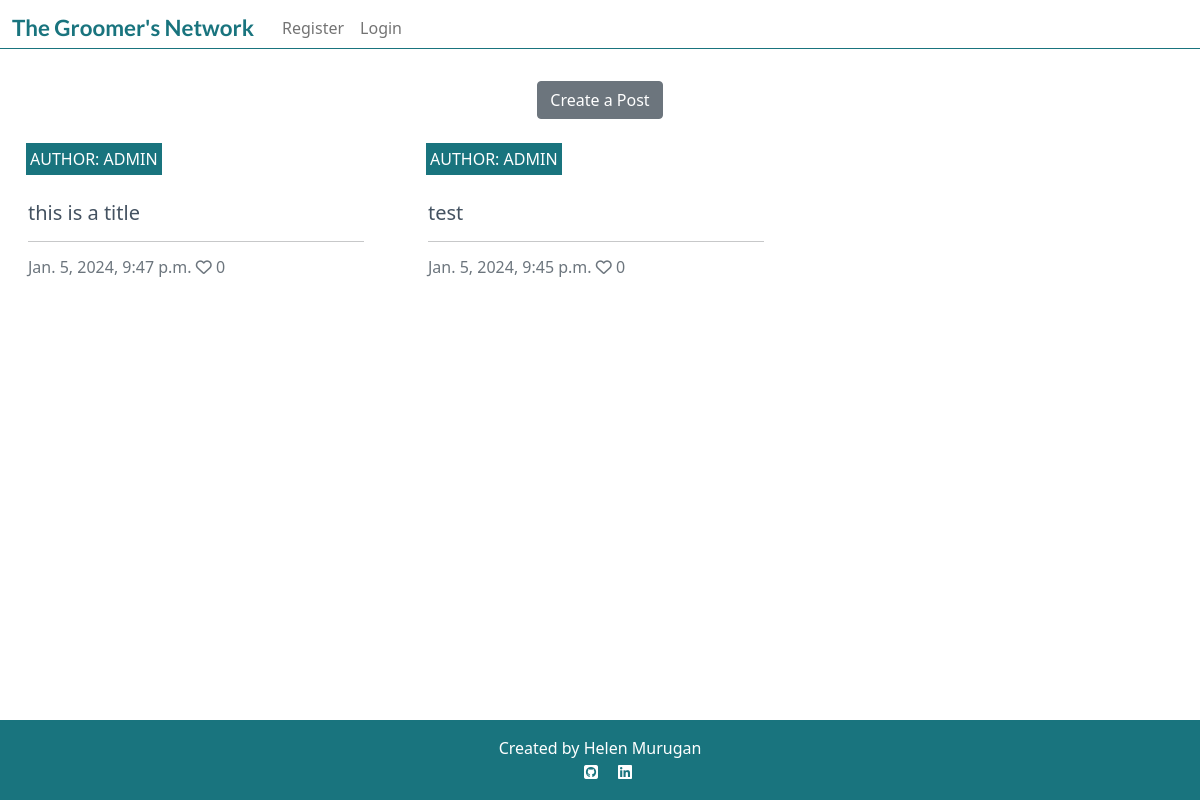
/posts/, run on an earlier commit of the app's database.
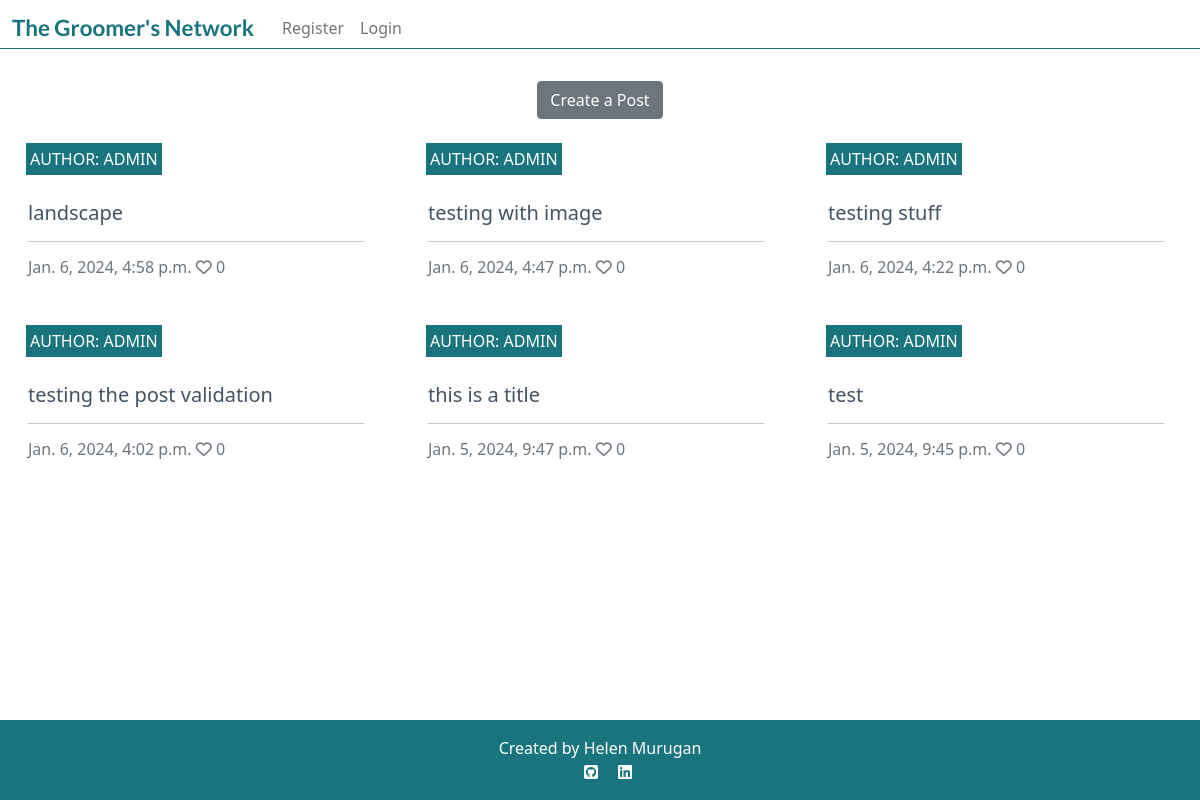
And on a later commit of the database.
### post/models.py (models this page shows, shortened)
class Post(models.Model):
    title = models.CharField(
        max_length=200,
        verbose_name="Title",
        )
    slug = models.SlugField(
        max_length=200,
        unique=True
        )
    author = models.ForeignKey(
        User,
        on_delete=models.CASCADE,
        related_name="post_posts"
    )
    content = models.TextField(
        blank=False,
        null=False,
    )
    featured_image = CloudinaryField(
        'image',
        default='placeholder',
        blank=True,
        null=True,
        )
    created_on = models.DateTimeField(
        auto_now_add=True
        )
    updated_on = models.DateTimeField(
        auto_now=True
        )
    likes = models.ManyToManyField(
        User,
        related_name='post_likes',
        blank=True,
        )
    class Meta:
        ordering = ["-created_on"]
    def number_of_likes(self):
        return self.likes.count()

### post/views.py (the view)
# urls.py: path("", views.PostList.as_view(), name="home"),
class PostList(generic.ListView):
    model = Post
    queryset = Post.objects.order_by("-created_on")
    template_name = "index.html"
    paginate_by = 6

### templates/index.html (shortened to what this page needs)
{% extends "base.html" %}
{% block content %}
<div class="container-fluid">
    <div class="text-center">
        <a href="{% url 'post_create' %}" class="btn btn-secondary mt-4">Create a Post</a>
    </div>
    <div class="row">
        <div class="col-12 mt-3 left">
            <div class="row">
                {% for post in post_list %}
                <div class="col-md-4">
                    <div class="card mb-4">
                        <div class="card-body">
                            <div class="image-container">
                                <div class="image-flash">
                                    <p class="author">Author: {{ post.author }}</p>
                                </div>
                            </div>
                            <a href="{% url 'post_detail' post.slug  %}" class="post-link">
                                <h5 class="card-title font-size">{{ post.title }}</h5>
                            </a>
                            <hr class="card-hr">
                            <p class="card-text text-muted h6">{{ post.created_on}} <i class="far fa-heart"></i>
                                {{ post.number_of_likes }}</p>
                        </div>
                    </div>
                </div>
                {% if forloop.counter|divisibleby:3 %}
            </div>
            <div class="row">
                {% endif %}
                {% endfor %}
            </div>
        </div>
    </div>
</div>
{%endblock%}

What changed in the data, as far as the page shows it:
added Post: author "ADMIN", title "landscape", created_on "Jan. 6, 2024, 4:58 p.m.", number_of_likes "0"
added Post: author "ADMIN", title "testing with image", created_on "Jan. 6, 2024, 4:47 p.m.", number_of_likes "0"
added Post: author "ADMIN", title "testing stuff", created_on "Jan. 6, 2024, 4:22 p.m.", number_of_likes "0"
added Post: author "ADMIN", title "testing the post validation", created_on "Jan. 6, 2024, 4:02 p.m.", number_of_likes "0"
